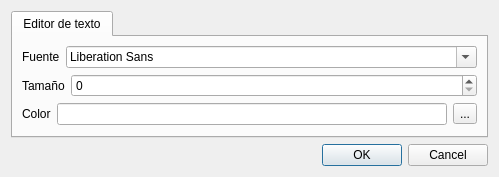
<?xml version="1.0" encoding="UTF-8"?>
<ui version="4.0">
 <class>AjustesDialog</class>
 <widget class="QDialog" name="AjustesDialog">
  <property name="geometry">
   <rect>
    <x>0</x>
    <y>0</y>
    <width>499</width>
    <height>176</height>
   </rect>
  </property>
  <property name="windowTitle">
   <string>Dialog</string>
  </property>
  <layout class="QGridLayout" name="gridLayout">
   <item row="0" column="0">
    <widget class="QTabWidget" name="tabWidget">
     <property name="currentIndex">
      <number>0</number>
     </property>
     <widget class="QWidget" name="tab">
      <attribute name="title">
       <string>Editor de texto</string>
      </attribute>
      <layout class="QVBoxLayout" name="verticalLayout">
       <item>
        <layout class="QFormLayout" name="formLayout">
         <item row="0" column="0">
          <widget class="QLabel" name="label">
           <property name="text">
            <string>Fuente</string>
           </property>
          </widget>
         </item>
         <item row="0" column="1">
          <widget class="QFontComboBox" name="fontComboBox"/>
         </item>
        </layout>
       </item>
       <item>
        <layout class="QFormLayout" name="formLayout_2">
         <item row="0" column="0">
          <widget class="QLabel" name="label_2">
           <property name="text">
            <string>Tamaño</string>
           </property>
          </widget>
         </item>
         <item row="0" column="1">
          <widget class="QSpinBox" name="pointSizeSpinBox"/>
         </item>
        </layout>
       </item>
       <item>
        <layout class="QHBoxLayout" name="horizontalLayout">
         <item>
          <widget class="QLabel" name="label_3">
           <property name="text">
            <string>Color</string>
           </property>
          </widget>
         </item>
         <item>
          <widget class="QLineEdit" name="colorLineEdit">
           <property name="readOnly">
            <bool>true</bool>
           </property>
          </widget>
         </item>
         <item>
          <widget class="QToolButton" name="colorToolButton">
           <property name="text">
            <string>...</string>
           </property>
          </widget>
         </item>
        </layout>
       </item>
       <item>
        <spacer name="verticalSpacer">
         <property name="orientation">
          <enum>Qt::Vertical</enum>
         </property>
         <property name="sizeHint" stdset="0">
          <size>
           <width>20</width>
           <height>3</height>
          </size>
         </property>
        </spacer>
       </item>
      </layout>
     </widget>
    </widget>
   </item>
   <item row="1" column="0">
    <widget class="QDialogButtonBox" name="buttonBox">
     <property name="standardButtons">
      <set>QDialogButtonBox::Cancel|QDialogButtonBox::Ok</set>
     </property>
    </widget>
   </item>
  </layout>
 </widget>
 <resources/>
 <connections/>
</ui>
